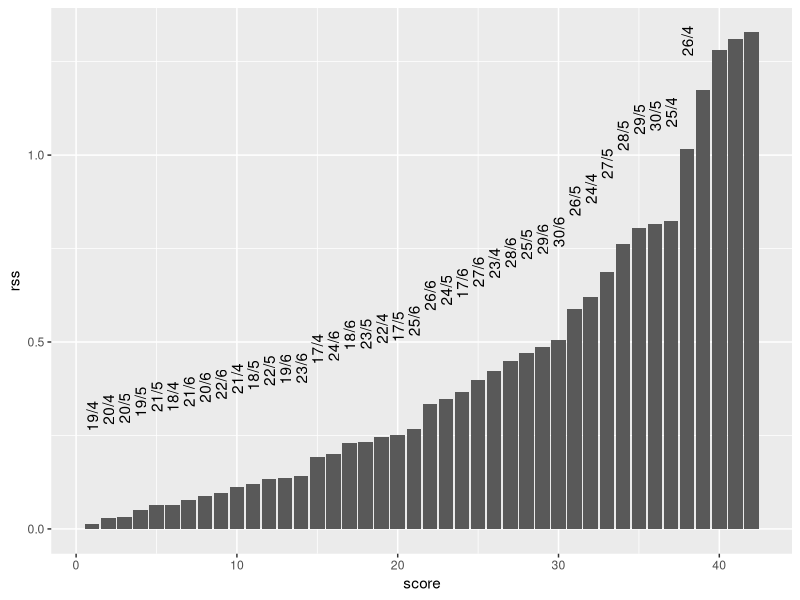
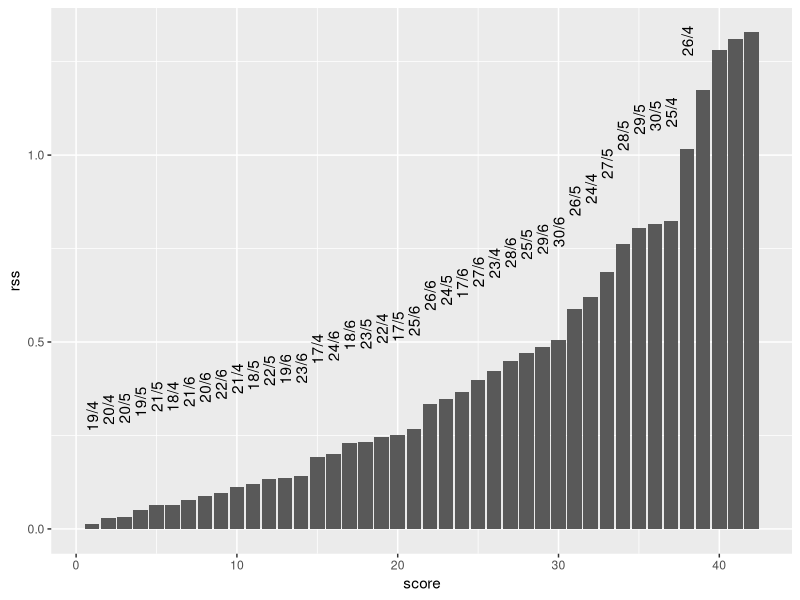

R code for these plots, in order:
# read in in-season data to date
# for some combinations of mu and s, calculate the RSS

library(dplyr)
library(readr)
library(ggplot2)
library(tidyr)

calculate_fit_rss <- function(mu, s) {
  logi_fun <- function(x, mu, s) { 1 / (1 + exp(-((x - mu)/s))) }
  
  
  inseason <- read_csv("data/inseason.csv") %>% 
    mutate(ccpue = cumsum(cpue))
  
  xrange <- -10:50
  logistic <- data.frame(day = xrange,
                         cpue_modeleded = logi_fun(xrange, mu, s))
  
  today <- tail(inseason, n = 1)$day
  ccpue <- tail(inseason, n = 1)$ccpue
  final_ccpue <- ccpue / (logistic[logistic$day == today, "cpue_modeleded"])
  
  estimated <- inseason
  estimated$pccpue_estimated <- estimated$ccpue / final_ccpue
  
  # Trim to fit
  estimated %>% 
    left_join(logistic, by = "day") %>% 
    mutate(r = cpue_modeleded - pccpue_estimated) %>% 
    summarize(rss = sum(r^2))
}

crossing(mu = 17:30, s = 4:6) %>% 
  purrr::pmap(~ bind_cols(tibble(mu = .x, s = .y), calculate_fit_rss(.x, .y))) %>% 
  bind_rows() %>% 
  arrange(rss) %>% 
  mutate(score = seq_len(nrow(.)), 
         label = paste(mu, s, sep = "/")) %>% 
  head(n = 100) %>% 
  ggplot(aes(x = score, y = rss, label = label)) +
  geom_col() +
  geom_text(angle = 90, hjust = -3)

ggsave("refit/figures/scores.pdf", width = 12, height = 4)
